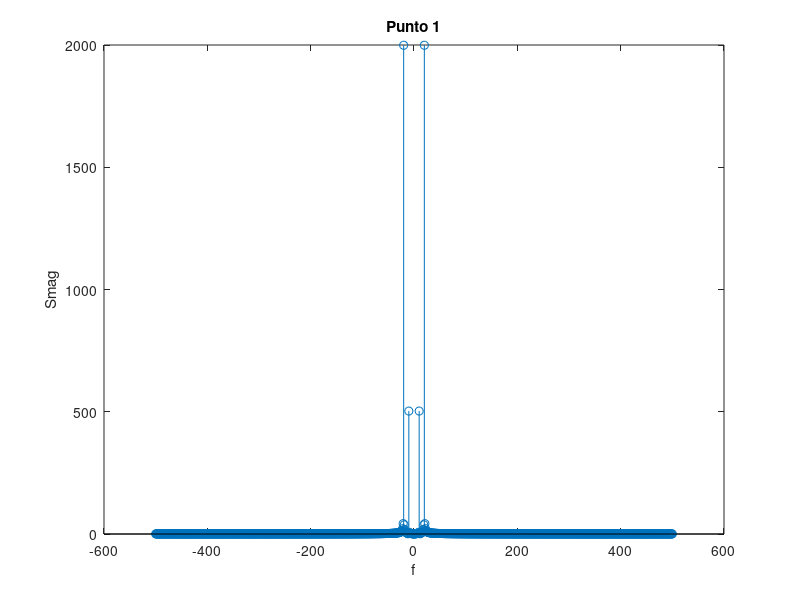
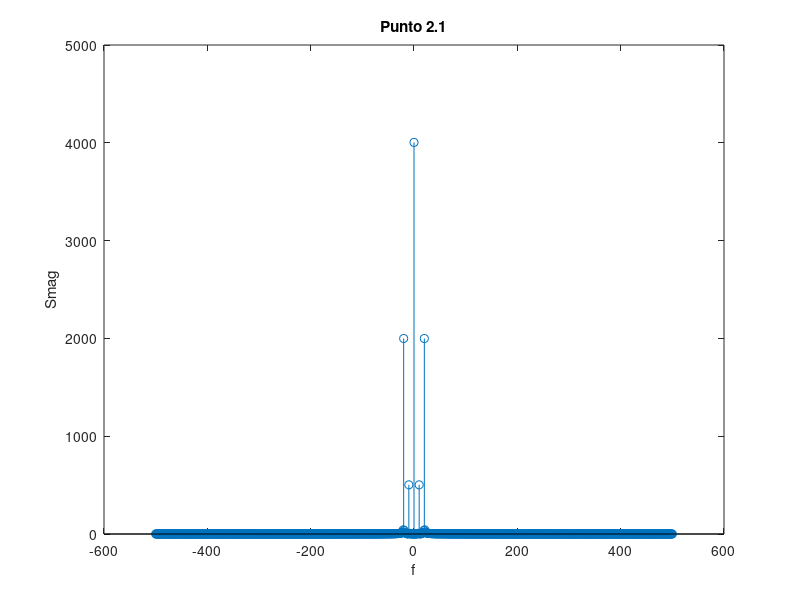
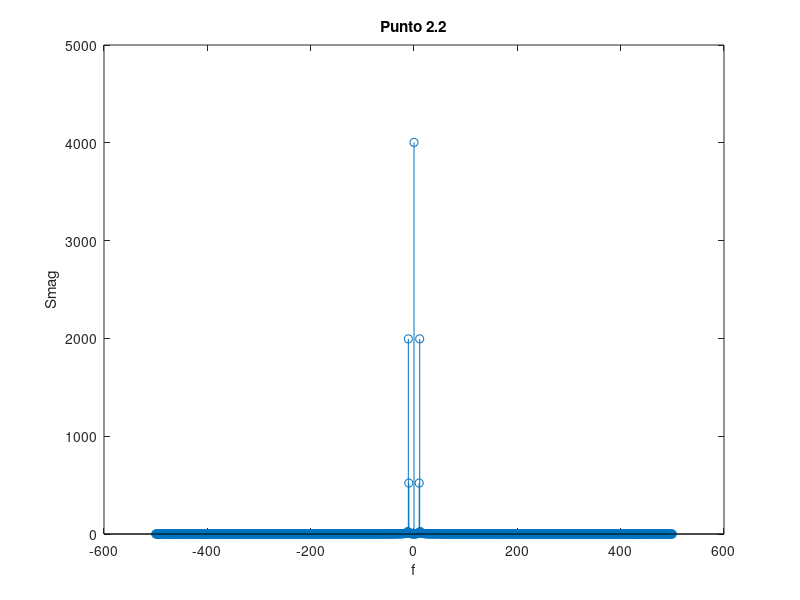
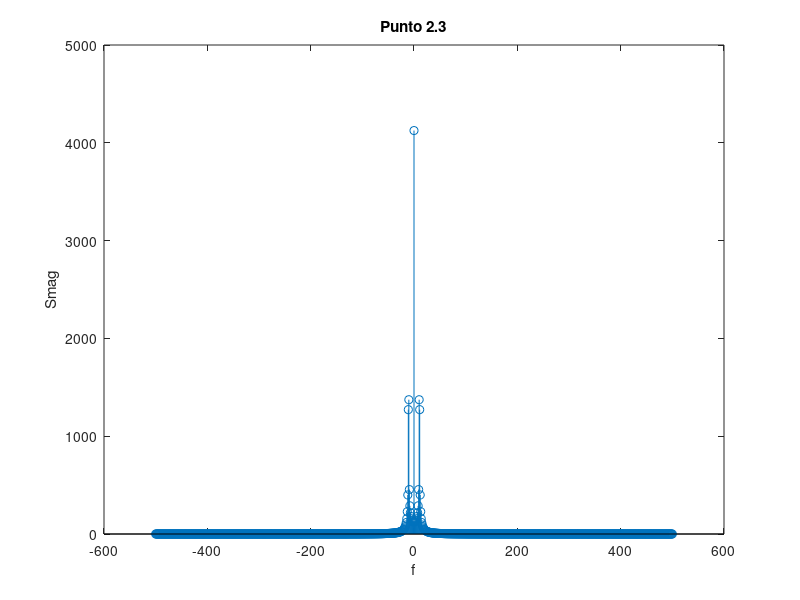

These figures' MATLAB source, in order:
%Ejercicio1

%Senal
f_1 = 10;
f_2 = 20;
dt = 0.001;
t = [0:dt:1];
s = sin(2*pi*f_1*t) + 4*sin(2*pi*f_2*t);
N = length(s);
fm = N;%porque la senal dura 1 segundo

%Punto 1
printf("\nPunto 1:\n");
printf("--------\n");

printf("Frecuencias: 10\n");
printf("             20\n");
printf("\nSenal: s = sin(2*pi*f_1*t) + 4*sin(2*pi*f_2*t)\n");
printf("\nN  = %i", N);
printf("\ndt = %f", dt);
printf("\nfm = %f", fm);

S = fft(s);

%Centrar la senal
if floor(N/2) == N/2
	S = shift(S,N/2);%Si es par
	else
	S = shift(S,floor(N/2));%si es impar
end

%Creamos el vector de las frecuencias
df = fm/N;
printf("\ndf = %f", df);
if floor(N/2) == N/2
	f = [-fm/2+df:df:fm/2];%si es par
	else
	f = [-floor(fm/2):df:floor(fm/2)];%si es impar
end

Smag = abs(S);

%El problema es que la senal tiene 1000 elementos y crear con mi
%algoritmo una matriz de 1000x1000 necesita mucho tiempo y memoria
%[f,S,Smag,Sang] = FourierT(s,fm);
%stem(f,Smag);

figure(1);
stem(f,Smag);
title("Punto 1");
xlabel("f")
ylabel("Smag")

%Punto 2
printf("\nPunto 2:\n");
printf("--------\n");

E_s = dot(s,s);
E_S = dot(Smag,Smag);

printf("\n<s,s> = (1/N) <Smag,Smag>\n");
printf("%f = (1/%i) %f\n",E_s,N,E_S);
printf("%f = %f\n",E_s,(1/N)*E_S);

if abs( E_s - (1/N)*E_S ) < eps
	printf("\nLa identidad de Parseval se verifica\n");
	else
	printf("\nLa identidad de Parseval NO se verifica\n");
end

%Punto 2.1
printf("\nPunto 2.1:\n");
printf("----------\n");

s = sin(2*pi*f_1*t) + 4*sin(2*pi*f_2*t) + 4;
printf("\nSenal: s = sin(2*pi*f_1*t) + 4*sin(2*pi*f_2*t) + 4\n");

S = fft(s);

%Centrar la senal
if floor(N/2) == N/2
	S = shift(S,N/2);%Si es par
	else
	S = shift(S,floor(N/2));%si es impar
end

%Creamos el vector de las frecuencias
df = fm/N;
if floor(N/2) == N/2
	f = [-fm/2+df:df:fm/2];%si es par
	else
	f = [-floor(fm/2):df:floor(fm/2)];%si es impar
end

Smag = abs(S);

figure(2);
stem(f,Smag);
title("Punto 2.1");
xlabel("f")
ylabel("Smag")

%Punto 2.2
printf("\nPunto 2.2:\n");
printf("----------\n");

f_2 = 11;
s = sin(2*pi*f_1*t) + 4*sin(2*pi*f_2*t) + 4;
printf("Frecuencias: 11\n");
printf("             20\n");
printf("\nSenal: s = sin(2*pi*f_1*t) + 4*sin(2*pi*f_2*t) + 4\n");

S = fft(s);

%Centrar la senal
if floor(N/2) == N/2
	S = shift(S,N/2);%Si es par
	else
	S = shift(S,floor(N/2));%si es impar
end

%Creamos el vector de las frecuencias
df = fm/N;
if floor(N/2) == N/2
	f = [-fm/2+df:df:fm/2];%si es par
	else
	f = [-floor(fm/2):df:floor(fm/2)];%si es impar
end

Smag = abs(S);

figure(3);
stem(f,Smag);
title("Punto 2.2");
xlabel("f")
ylabel("Smag")

%Punto 2.3
printf("\nPunto 2.3:\n");
printf("----------\n");

f_2 = 10.5;
s = sin(2*pi*f_1*t) + 4*sin(2*pi*f_2*t) + 4;
printf("Frecuencias: 10.5\n");
printf("             20\n");
printf("\nSenal: s = sin(2*pi*f_1*t) + 4*sin(2*pi*f_2*t) + 4\n");

S = fft(s);

%Centrar la senal
if floor(N/2) == N/2
	S = shift(S,N/2);%Si es par
	else
	S = shift(S,floor(N/2));%si es impar
end

%Creamos el vector de las frecuencias
df = fm/N;
if floor(N/2) == N/2
	f = [-fm/2+df:df:fm/2];%si es par
	else
	f = [-floor(fm/2):df:floor(fm/2)];%si es impar
end

Smag = abs(S);

figure(4);
stem(f,Smag);
title("Punto 2.3");
xlabel("f")
ylabel("Smag")

printf("\nPodemos ver que la frecuencia se confunde entre la 10 y la 11 principalmente.\nPero tambien piensa que son otras frecuencias cercanas a esas dos.\nEntonces un cambio evidente es que la energia de la frecuencia 11 crece mucho.")

%Punto 2.4
printf("\nPunto 2.4:\n");
printf("----------\n");

printf("Ahora tomamos: [0:0.001:0.72]\n");
printf("Es decir que tendremos un N menor y una fm igual.\n");
printf("Esto producira que nuestro espectro de frecuencias sea mas grueso.\n");
printf("Esto se debe a que: df * dt= 1/N  ->  df = 1/(dt*N)  y si N es mas chico luego\ndf es mas grande\n");

printf("El delta de frecuencias de antes era: df = %f\n",df);

t = [0:dt:0.72];
s2 = sin(2*pi*f_1*t) + 4*sin(2*pi*f_2*t) + 4;
N = length(s2);

S2 = fft(s2);

%Centrar la senal
if floor(N/2) == N/2
	S2 = shift(S2,N/2);%Si es par
	else
	S2 = shift(S2,floor(N/2));%si es impar
end

%Creamos el vector de las frecuencias
df = fm/N;
if floor(N/2) == N/2
	f = [-fm/2+df:df:fm/2];%si es par
	else
	f = [-floor(fm/2):df:floor(fm/2)];%si es impar
end

printf("El delta de frecuencias de ahora es: df = %f\n",df);

Smag2 = abs(S2);

%Creamos el vector de las frecuencias
df = fm/N;
if floor(N/2) == N/2
	f = [-fm/2+df:df:fm/2];%si es par
	else
	f = [-floor(fm/2):df:floor(fm/2)];%si es impar
end

figure(5);
stem(f,Smag2);
title("Punto 2.4");
xlabel("f")
ylabel("Smag")